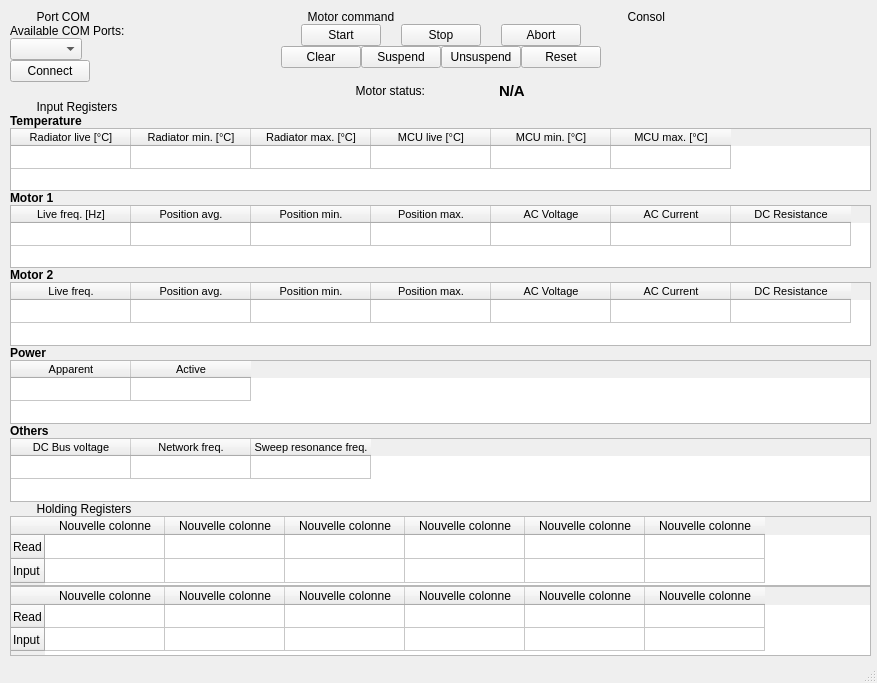
<?xml version="1.0" encoding="UTF-8"?>
<ui version="4.0">
 <class>MainWindow</class>
 <widget class="QMainWindow" name="MainWindow">
  <property name="geometry">
   <rect>
    <x>0</x>
    <y>0</y>
    <width>877</width>
    <height>683</height>
   </rect>
  </property>
  <property name="windowTitle">
   <string>MainWindow</string>
  </property>
  <widget class="QWidget" name="centralwidget">
   <widget class="QWidget" name="verticalLayoutWidget">
    <property name="geometry">
     <rect>
      <x>10</x>
      <y>10</y>
      <width>861</width>
      <height>646</height>
     </rect>
    </property>
    <layout class="QVBoxLayout" name="verticalLayout">
     <property name="spacing">
      <number>0</number>
     </property>
     <item>
      <layout class="QHBoxLayout" name="horizontalLayout">
       <property name="spacing">
        <number>0</number>
       </property>
       <item>
        <layout class="QVBoxLayout" name="verticalLayout_2">
         <property name="spacing">
          <number>0</number>
         </property>
         <property name="sizeConstraint">
          <enum>QLayout::SizeConstraint::SetMaximumSize</enum>
         </property>
         <item>
          <widget class="QLabel" name="label">
           <property name="sizePolicy">
            <sizepolicy hsizetype="Maximum" vsizetype="Maximum">
             <horstretch>0</horstretch>
             <verstretch>0</verstretch>
            </sizepolicy>
           </property>
           <property name="font">
            <font>
             <underline>false</underline>
            </font>
           </property>
           <property name="text">
            <string>        Port COM</string>
           </property>
          </widget>
         </item>
         <item>
          <widget class="QLabel" name="label_2">
           <property name="sizePolicy">
            <sizepolicy hsizetype="Maximum" vsizetype="Maximum">
             <horstretch>0</horstretch>
             <verstretch>0</verstretch>
            </sizepolicy>
           </property>
           <property name="text">
            <string>Available COM Ports:</string>
           </property>
          </widget>
         </item>
         <item>
          <widget class="QComboBox" name="comboBox_ComPorts">
           <property name="sizePolicy">
            <sizepolicy hsizetype="Maximum" vsizetype="Fixed">
             <horstretch>0</horstretch>
             <verstretch>0</verstretch>
            </sizepolicy>
           </property>
          </widget>
         </item>
         <item>
          <widget class="QPushButton" name="pushButton_conncet">
           <property name="sizePolicy">
            <sizepolicy hsizetype="Maximum" vsizetype="Maximum">
             <horstretch>0</horstretch>
             <verstretch>0</verstretch>
            </sizepolicy>
           </property>
           <property name="text">
            <string>Connect</string>
           </property>
          </widget>
         </item>
         <item>
          <widget class="QLabel" name="label_13">
           <property name="sizePolicy">
            <sizepolicy hsizetype="Preferred" vsizetype="Maximum">
             <horstretch>0</horstretch>
             <verstretch>0</verstretch>
            </sizepolicy>
           </property>
           <property name="text">
            <string/>
           </property>
          </widget>
         </item>
        </layout>
       </item>
       <item>
        <layout class="QVBoxLayout" name="verticalLayout_4">
         <item>
          <widget class="QLabel" name="label_5">
           <property name="sizePolicy">
            <sizepolicy hsizetype="Maximum" vsizetype="Maximum">
             <horstretch>0</horstretch>
             <verstretch>0</verstretch>
            </sizepolicy>
           </property>
           <property name="font">
            <font>
             <underline>false</underline>
            </font>
           </property>
           <property name="text">
            <string>        Motor command</string>
           </property>
          </widget>
         </item>
         <item>
          <layout class="QHBoxLayout" name="horizontalLayout_6">
           <item>
            <widget class="QPushButton" name="pushButton_start">
             <property name="sizePolicy">
              <sizepolicy hsizetype="Maximum" vsizetype="Fixed">
               <horstretch>0</horstretch>
               <verstretch>0</verstretch>
              </sizepolicy>
             </property>
             <property name="text">
              <string>Start</string>
             </property>
            </widget>
           </item>
           <item>
            <widget class="QPushButton" name="pushButton_stop">
             <property name="sizePolicy">
              <sizepolicy hsizetype="Maximum" vsizetype="Fixed">
               <horstretch>0</horstretch>
               <verstretch>0</verstretch>
              </sizepolicy>
             </property>
             <property name="text">
              <string>Stop</string>
             </property>
            </widget>
           </item>
           <item>
            <widget class="QPushButton" name="pushButton_abort">
             <property name="sizePolicy">
              <sizepolicy hsizetype="Maximum" vsizetype="Fixed">
               <horstretch>0</horstretch>
               <verstretch>0</verstretch>
              </sizepolicy>
             </property>
             <property name="text">
              <string>Abort</string>
             </property>
            </widget>
           </item>
          </layout>
         </item>
         <item>
          <layout class="QHBoxLayout" name="horizontalLayout_7">
           <item>
            <widget class="QPushButton" name="pushButton_clear">
             <property name="sizePolicy">
              <sizepolicy hsizetype="Maximum" vsizetype="Fixed">
               <horstretch>0</horstretch>
               <verstretch>0</verstretch>
              </sizepolicy>
             </property>
             <property name="text">
              <string>Clear</string>
             </property>
            </widget>
           </item>
           <item>
            <widget class="QPushButton" name="pushButton_suspend">
             <property name="sizePolicy">
              <sizepolicy hsizetype="Maximum" vsizetype="Fixed">
               <horstretch>0</horstretch>
               <verstretch>0</verstretch>
              </sizepolicy>
             </property>
             <property name="text">
              <string>Suspend</string>
             </property>
            </widget>
           </item>
           <item>
            <widget class="QPushButton" name="pushButton_unsuspend">
             <property name="sizePolicy">
              <sizepolicy hsizetype="Maximum" vsizetype="Fixed">
               <horstretch>0</horstretch>
               <verstretch>0</verstretch>
              </sizepolicy>
             </property>
             <property name="text">
              <string>Unsuspend</string>
             </property>
            </widget>
           </item>
           <item>
            <widget class="QPushButton" name="pushButton_reset">
             <property name="sizePolicy">
              <sizepolicy hsizetype="Maximum" vsizetype="Fixed">
               <horstretch>0</horstretch>
               <verstretch>0</verstretch>
              </sizepolicy>
             </property>
             <property name="text">
              <string>Reset</string>
             </property>
            </widget>
           </item>
          </layout>
         </item>
         <item>
          <widget class="QLabel" name="label_14">
           <property name="sizePolicy">
            <sizepolicy hsizetype="Preferred" vsizetype="Maximum">
             <horstretch>0</horstretch>
             <verstretch>0</verstretch>
            </sizepolicy>
           </property>
           <property name="text">
            <string/>
           </property>
          </widget>
         </item>
         <item>
          <layout class="QHBoxLayout" name="horizontalLayout_5">
           <item>
            <widget class="QLabel" name="label_6">
             <property name="sizePolicy">
              <sizepolicy hsizetype="Maximum" vsizetype="Minimum">
               <horstretch>0</horstretch>
               <verstretch>0</verstretch>
              </sizepolicy>
             </property>
             <property name="text">
              <string>Motor status:</string>
             </property>
             <property name="alignment">
              <set>Qt::AlignmentFlag::AlignRight|Qt::AlignmentFlag::AlignTrailing|Qt::AlignmentFlag::AlignVCenter</set>
             </property>
            </widget>
           </item>
           <item>
            <widget class="QLabel" name="label_motStatus">
             <property name="sizePolicy">
              <sizepolicy hsizetype="Maximum" vsizetype="Minimum">
               <horstretch>0</horstretch>
               <verstretch>0</verstretch>
              </sizepolicy>
             </property>
             <property name="font">
              <font>
               <pointsize>11</pointsize>
               <bold>true</bold>
              </font>
             </property>
             <property name="text">
              <string>N/A</string>
             </property>
            </widget>
           </item>
          </layout>
         </item>
        </layout>
       </item>
       <item>
        <layout class="QVBoxLayout" name="verticalLayout_3">
         <item>
          <widget class="QLabel" name="label_3">
           <property name="sizePolicy">
            <sizepolicy hsizetype="Preferred" vsizetype="Maximum">
             <horstretch>0</horstretch>
             <verstretch>0</verstretch>
            </sizepolicy>
           </property>
           <property name="font">
            <font>
             <underline>false</underline>
            </font>
           </property>
           <property name="text">
            <string>        Consol</string>
           </property>
          </widget>
         </item>
         <item>
          <widget class="QLabel" name="label_consol">
           <property name="sizePolicy">
            <sizepolicy hsizetype="Preferred" vsizetype="Minimum">
             <horstretch>0</horstretch>
             <verstretch>0</verstretch>
            </sizepolicy>
           </property>
           <property name="text">
            <string/>
           </property>
          </widget>
         </item>
        </layout>
       </item>
      </layout>
     </item>
     <item>
      <layout class="QHBoxLayout" name="horizontalLayout_2">
       <property name="spacing">
        <number>0</number>
       </property>
       <item>
        <layout class="QVBoxLayout" name="verticalLayout_5">
         <property name="spacing">
          <number>0</number>
         </property>
         <item>
          <widget class="QLabel" name="label_4">
           <property name="sizePolicy">
            <sizepolicy hsizetype="Preferred" vsizetype="Maximum">
             <horstretch>0</horstretch>
             <verstretch>0</verstretch>
            </sizepolicy>
           </property>
           <property name="font">
            <font>
             <underline>false</underline>
            </font>
           </property>
           <property name="text">
            <string>        Input Registers</string>
           </property>
          </widget>
         </item>
         <item>
          <widget class="QLabel" name="label_7">
           <property name="font">
            <font>
             <bold>true</bold>
            </font>
           </property>
           <property name="text">
            <string>Temperature</string>
           </property>
           <property name="margin">
            <number>0</number>
           </property>
          </widget>
         </item>
         <item>
          <widget class="QTableWidget" name="table_temp">
           <property name="sizePolicy">
            <sizepolicy hsizetype="Expanding" vsizetype="Maximum">
             <horstretch>0</horstretch>
             <verstretch>0</verstretch>
            </sizepolicy>
           </property>
           <property name="font">
            <font>
             <pointsize>8</pointsize>
            </font>
           </property>
           <property name="verticalScrollBarPolicy">
            <enum>Qt::ScrollBarPolicy::ScrollBarAlwaysOff</enum>
           </property>
           <property name="horizontalScrollBarPolicy">
            <enum>Qt::ScrollBarPolicy::ScrollBarAlwaysOff</enum>
           </property>
           <property name="sizeAdjustPolicy">
            <enum>QAbstractScrollArea::SizeAdjustPolicy::AdjustToContents</enum>
           </property>
           <attribute name="horizontalHeaderVisible">
            <bool>true</bool>
           </attribute>
           <attribute name="horizontalHeaderDefaultSectionSize">
            <number>120</number>
           </attribute>
           <attribute name="verticalHeaderVisible">
            <bool>false</bool>
           </attribute>
           <attribute name="verticalHeaderDefaultSectionSize">
            <number>23</number>
           </attribute>
           <row>
            <property name="text">
             <string/>
            </property>
           </row>
           <column>
            <property name="text">
             <string>Radiator live [°C]</string>
            </property>
           </column>
           <column>
            <property name="text">
             <string>Radiator min. [°C]</string>
            </property>
           </column>
           <column>
            <property name="text">
             <string>Radiator max. [°C]</string>
            </property>
           </column>
           <column>
            <property name="text">
             <string>MCU live [°C]</string>
            </property>
           </column>
           <column>
            <property name="text">
             <string>MCU min. [°C]</string>
            </property>
           </column>
           <column>
            <property name="text">
             <string>MCU max. [°C]</string>
            </property>
           </column>
          </widget>
         </item>
         <item>
          <widget class="QLabel" name="label_8">
           <property name="font">
            <font>
             <bold>true</bold>
            </font>
           </property>
           <property name="text">
            <string>Motor 1</string>
           </property>
          </widget>
         </item>
         <item>
          <widget class="QTableWidget" name="table_motor1">
           <property name="sizePolicy">
            <sizepolicy hsizetype="Minimum" vsizetype="Maximum">
             <horstretch>0</horstretch>
             <verstretch>0</verstretch>
            </sizepolicy>
           </property>
           <property name="font">
            <font>
             <pointsize>8</pointsize>
            </font>
           </property>
           <property name="frameShadow">
            <enum>QFrame::Shadow::Sunken</enum>
           </property>
           <property name="verticalScrollBarPolicy">
            <enum>Qt::ScrollBarPolicy::ScrollBarAlwaysOff</enum>
           </property>
           <property name="horizontalScrollBarPolicy">
            <enum>Qt::ScrollBarPolicy::ScrollBarAlwaysOff</enum>
           </property>
           <property name="sizeAdjustPolicy">
            <enum>QAbstractScrollArea::SizeAdjustPolicy::AdjustToContents</enum>
           </property>
           <attribute name="horizontalHeaderCascadingSectionResizes">
            <bool>true</bool>
           </attribute>
           <attribute name="horizontalHeaderDefaultSectionSize">
            <number>120</number>
           </attribute>
           <attribute name="verticalHeaderVisible">
            <bool>false</bool>
           </attribute>
           <attribute name="verticalHeaderDefaultSectionSize">
            <number>23</number>
           </attribute>
           <row>
            <property name="text">
             <string/>
            </property>
           </row>
           <column>
            <property name="text">
             <string>Live freq. [Hz]</string>
            </property>
           </column>
           <column>
            <property name="text">
             <string>Position avg.</string>
            </property>
           </column>
           <column>
            <property name="text">
             <string>Position min.</string>
            </property>
           </column>
           <column>
            <property name="text">
             <string>Position max.</string>
            </property>
           </column>
           <column>
            <property name="text">
             <string>AC Voltage</string>
            </property>
           </column>
           <column>
            <property name="text">
             <string>AC Current</string>
            </property>
           </column>
           <column>
            <property name="text">
             <string>DC Resistance</string>
            </property>
           </column>
          </widget>
         </item>
         <item>
          <widget class="QLabel" name="label_9">
           <property name="font">
            <font>
             <bold>true</bold>
            </font>
           </property>
           <property name="text">
            <string>Motor 2</string>
           </property>
          </widget>
         </item>
         <item>
          <widget class="QTableWidget" name="table_motor2">
           <property name="sizePolicy">
            <sizepolicy hsizetype="Expanding" vsizetype="Maximum">
             <horstretch>0</horstretch>
             <verstretch>0</verstretch>
            </sizepolicy>
           </property>
           <property name="font">
            <font>
             <pointsize>8</pointsize>
            </font>
           </property>
           <property name="verticalScrollBarPolicy">
            <enum>Qt::ScrollBarPolicy::ScrollBarAlwaysOff</enum>
           </property>
           <property name="horizontalScrollBarPolicy">
            <enum>Qt::ScrollBarPolicy::ScrollBarAlwaysOff</enum>
           </property>
           <property name="sizeAdjustPolicy">
            <enum>QAbstractScrollArea::SizeAdjustPolicy::AdjustToContents</enum>
           </property>
           <attribute name="horizontalHeaderDefaultSectionSize">
            <number>120</number>
           </attribute>
           <attribute name="verticalHeaderVisible">
            <bool>false</bool>
           </attribute>
           <attribute name="verticalHeaderDefaultSectionSize">
            <number>23</number>
           </attribute>
           <row>
            <property name="text">
             <string/>
            </property>
           </row>
           <column>
            <property name="text">
             <string>Live freq.</string>
            </property>
           </column>
           <column>
            <property name="text">
             <string>Position avg.</string>
            </property>
           </column>
           <column>
            <property name="text">
             <string>Position min.</string>
            </property>
           </column>
           <column>
            <property name="text">
             <string>Position max.</string>
            </property>
           </column>
           <column>
            <property name="text">
             <string>AC Voltage</string>
            </property>
           </column>
           <column>
            <property name="text">
             <string>AC Current</string>
            </property>
           </column>
           <column>
            <property name="text">
             <string>DC Resistance</string>
            </property>
           </column>
          </widget>
         </item>
         <item>
          <widget class="QLabel" name="label_11">
           <property name="sizePolicy">
            <sizepolicy hsizetype="Preferred" vsizetype="Maximum">
             <horstretch>0</horstretch>
             <verstretch>0</verstretch>
            </sizepolicy>
           </property>
           <property name="font">
            <font>
             <bold>true</bold>
            </font>
           </property>
           <property name="text">
            <string>Power</string>
           </property>
          </widget>
         </item>
         <item>
          <widget class="QTableWidget" name="table_power">
           <property name="sizePolicy">
            <sizepolicy hsizetype="Expanding" vsizetype="Maximum">
             <horstretch>0</horstretch>
             <verstretch>0</verstretch>
            </sizepolicy>
           </property>
           <property name="font">
            <font>
             <pointsize>8</pointsize>
            </font>
           </property>
           <property name="verticalScrollBarPolicy">
            <enum>Qt::ScrollBarPolicy::ScrollBarAlwaysOff</enum>
           </property>
           <property name="horizontalScrollBarPolicy">
            <enum>Qt::ScrollBarPolicy::ScrollBarAlwaysOff</enum>
           </property>
           <property name="sizeAdjustPolicy">
            <enum>QAbstractScrollArea::SizeAdjustPolicy::AdjustToContents</enum>
           </property>
           <attribute name="horizontalHeaderDefaultSectionSize">
            <number>120</number>
           </attribute>
           <attribute name="verticalHeaderVisible">
            <bool>false</bool>
           </attribute>
           <attribute name="verticalHeaderDefaultSectionSize">
            <number>23</number>
           </attribute>
           <row>
            <property name="text">
             <string/>
            </property>
           </row>
           <column>
            <property name="text">
             <string>Apparent</string>
            </property>
           </column>
           <column>
            <property name="text">
             <string>Active</string>
            </property>
           </column>
          </widget>
         </item>
         <item>
          <widget class="QLabel" name="label_12">
           <property name="font">
            <font>
             <bold>true</bold>
            </font>
           </property>
           <property name="text">
            <string>Others</string>
           </property>
          </widget>
         </item>
         <item>
          <widget class="QTableWidget" name="table_other">
           <property name="sizePolicy">
            <sizepolicy hsizetype="Expanding" vsizetype="Maximum">
             <horstretch>0</horstretch>
             <verstretch>0</verstretch>
            </sizepolicy>
           </property>
           <property name="font">
            <font>
             <pointsize>8</pointsize>
            </font>
           </property>
           <property name="verticalScrollBarPolicy">
            <enum>Qt::ScrollBarPolicy::ScrollBarAlwaysOff</enum>
           </property>
           <property name="horizontalScrollBarPolicy">
            <enum>Qt::ScrollBarPolicy::ScrollBarAlwaysOff</enum>
           </property>
           <property name="sizeAdjustPolicy">
            <enum>QAbstractScrollArea::SizeAdjustPolicy::AdjustToContents</enum>
           </property>
           <attribute name="horizontalHeaderDefaultSectionSize">
            <number>120</number>
           </attribute>
           <attribute name="verticalHeaderVisible">
            <bool>false</bool>
           </attribute>
           <attribute name="verticalHeaderDefaultSectionSize">
            <number>23</number>
           </attribute>
           <row>
            <property name="text">
             <string/>
            </property>
           </row>
           <column>
            <property name="text">
             <string>DC Bus voltage</string>
            </property>
           </column>
           <column>
            <property name="text">
             <string>Network freq.</string>
            </property>
           </column>
           <column>
            <property name="text">
             <string>Sweep resonance freq.</string>
            </property>
           </column>
          </widget>
         </item>
        </layout>
       </item>
      </layout>
     </item>
     <item>
      <layout class="QHBoxLayout" name="horizontalLayout_3">
       <property name="spacing">
        <number>0</number>
       </property>
       <item>
        <widget class="QLabel" name="label_10">
         <property name="sizePolicy">
          <sizepolicy hsizetype="Preferred" vsizetype="Maximum">
           <horstretch>0</horstretch>
           <verstretch>0</verstretch>
          </sizepolicy>
         </property>
         <property name="font">
          <font>
           <underline>false</underline>
          </font>
         </property>
         <property name="text">
          <string>        Holding Registers</string>
         </property>
        </widget>
       </item>
      </layout>
     </item>
     <item>
      <widget class="QTableWidget" name="table_holdRegi1">
       <attribute name="horizontalHeaderMinimumSectionSize">
        <number>30</number>
       </attribute>
       <attribute name="horizontalHeaderDefaultSectionSize">
        <number>120</number>
       </attribute>
       <attribute name="verticalHeaderMinimumSectionSize">
        <number>23</number>
       </attribute>
       <attribute name="verticalHeaderDefaultSectionSize">
        <number>24</number>
       </attribute>
       <row>
        <property name="text">
         <string>Read</string>
        </property>
       </row>
       <row>
        <property name="text">
         <string>Input</string>
        </property>
       </row>
       <column>
        <property name="text">
         <string>Nouvelle colonne</string>
        </property>
       </column>
       <column>
        <property name="text">
         <string>Nouvelle colonne</string>
        </property>
       </column>
       <column>
        <property name="text">
         <string>Nouvelle colonne</string>
        </property>
       </column>
       <column>
        <property name="text">
         <string>Nouvelle colonne</string>
        </property>
       </column>
       <column>
        <property name="text">
         <string>Nouvelle colonne</string>
        </property>
       </column>
       <column>
        <property name="text">
         <string>Nouvelle colonne</string>
        </property>
       </column>
      </widget>
     </item>
     <item>
      <widget class="QTableWidget" name="table_holdRegi2">
       <attribute name="horizontalHeaderMinimumSectionSize">
        <number>30</number>
       </attribute>
       <attribute name="horizontalHeaderDefaultSectionSize">
        <number>120</number>
       </attribute>
       <attribute name="verticalHeaderMinimumSectionSize">
        <number>23</number>
       </attribute>
       <attribute name="verticalHeaderDefaultSectionSize">
        <number>23</number>
       </attribute>
       <row>
        <property name="text">
         <string>Read</string>
        </property>
       </row>
       <row>
        <property name="text">
         <string>Input</string>
        </property>
       </row>
       <column>
        <property name="text">
         <string>Nouvelle colonne</string>
        </property>
       </column>
       <column>
        <property name="text">
         <string>Nouvelle colonne</string>
        </property>
       </column>
       <column>
        <property name="text">
         <string>Nouvelle colonne</string>
        </property>
       </column>
       <column>
        <property name="text">
         <string>Nouvelle colonne</string>
        </property>
       </column>
       <column>
        <property name="text">
         <string>Nouvelle colonne</string>
        </property>
       </column>
       <column>
        <property name="text">
         <string>Nouvelle colonne</string>
        </property>
       </column>
      </widget>
     </item>
    </layout>
   </widget>
  </widget>
  <widget class="QStatusBar" name="statusbar"/>
 </widget>
 <resources/>
 <connections/>
</ui>
